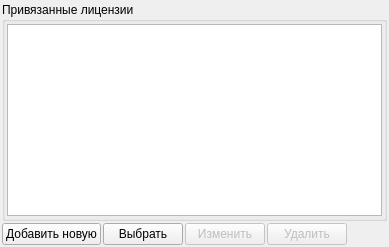
     <widget class="QWidget" name="licenses">
      <attribute name="title">
       <string>Лицензии</string>
      </attribute>
      <layout class="QVBoxLayout" name="verticalLayout_8">
       <property name="spacing">
        <number>2</number>
       </property>
       <property name="leftMargin">
        <number>2</number>
       </property>
       <property name="topMargin">
        <number>2</number>
       </property>
       <property name="rightMargin">
        <number>2</number>
       </property>
       <property name="bottomMargin">
        <number>2</number>
       </property>
       <item>
        <layout class="QVBoxLayout" name="licensesLayout">
         <property name="spacing">
          <number>2</number>
         </property>
         <item>
          <widget class="QGroupBox" name="groupBox_4">
           <property name="title">
            <string>Привязанные лицензии</string>
           </property>
           <layout class="QVBoxLayout" name="verticalLayout_7">
            <property name="spacing">
             <number>2</number>
            </property>
            <property name="leftMargin">
             <number>2</number>
            </property>
            <property name="topMargin">
             <number>2</number>
            </property>
            <property name="rightMargin">
             <number>2</number>
            </property>
            <property name="bottomMargin">
             <number>2</number>
            </property>
            <item>
             <widget class="QTreeView" name="licenseView">
              <property name="contextMenuPolicy">
               <enum>Qt::CustomContextMenu</enum>
              </property>
              <property name="editTriggers">
               <set>QAbstractItemView::NoEditTriggers</set>
              </property>
              <property name="alternatingRowColors">
               <bool>true</bool>
              </property>
              <property name="rootIsDecorated">
               <bool>false</bool>
              </property>
              <property name="itemsExpandable">
               <bool>false</bool>
              </property>
              <property name="allColumnsShowFocus">
               <bool>true</bool>
              </property>
              <property name="expandsOnDoubleClick">
               <bool>false</bool>
              </property>
             </widget>
            </item>
           </layout>
          </widget>
         </item>
         <item>
          <layout class="QHBoxLayout" name="horizontalLayout_10">
           <property name="spacing">
            <number>2</number>
           </property>
           <item>
            <widget class="QPushButton" name="addNewLicenseButton">
             <property name="text">
              <string>Добавить новую</string>
             </property>
             <property name="icon">
              <iconset resource="../icons.qrc">
               <normaloff>:/16x16/add/ico/edit_add_16x16.png</normaloff>:/16x16/add/ico/edit_add_16x16.png</iconset>
             </property>
            </widget>
           </item>
           <item>
            <widget class="QPushButton" name="selectLicenseButton">
             <property name="text">
              <string>Выбрать</string>
             </property>
             <property name="icon">
              <iconset resource="../icons.qrc">
               <normaloff>:/24x24/select/ico/selectall_24x24.png</normaloff>:/24x24/select/ico/selectall_24x24.png</iconset>
             </property>
            </widget>
           </item>
           <item>
            <widget class="QPushButton" name="changeLicenseButton">
             <property name="enabled">
              <bool>false</bool>
             </property>
             <property name="text">
              <string>Изменить</string>
             </property>
             <property name="icon">
              <iconset resource="../icons.qrc">
               <normaloff>:/16x16/edit/ico/edit_16x16.png</normaloff>:/16x16/edit/ico/edit_16x16.png</iconset>
             </property>
            </widget>
           </item>
           <item>
            <widget class="QPushButton" name="deleteLicenseButton">
             <property name="enabled">
              <bool>false</bool>
             </property>
             <property name="text">
              <string>Удалить</string>
             </property>
             <property name="icon">
              <iconset resource="../icons.qrc">
               <normaloff>:/16x16/cancelDel/ico/del_16x16.png</normaloff>:/16x16/cancelDel/ico/del_16x16.png</iconset>
             </property>
            </widget>
           </item>
           <item>
            <spacer name="horizontalSpacer_3">
             <property name="orientation">
              <enum>Qt::Horizontal</enum>
             </property>
             <property name="sizeHint" stdset="0">
              <size>
               <width>40</width>
               <height>20</height>
              </size>
             </property>
            </spacer>
           </item>
          </layout>
         </item>
        </layout>
       </item>
      </layout>
     </widget>
